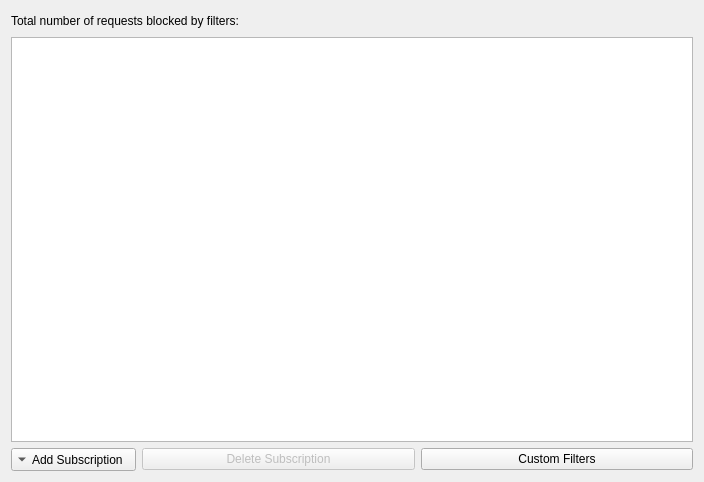
<?xml version="1.0" encoding="UTF-8"?>
<ui version="4.0">
 <class>AdBlockWidget</class>
 <widget class="QWidget" name="AdBlockWidget">
  <property name="geometry">
   <rect>
    <x>0</x>
    <y>0</y>
    <width>704</width>
    <height>482</height>
   </rect>
  </property>
  <property name="windowTitle">
   <string>Manage Ad Blocker</string>
  </property>
  <layout class="QVBoxLayout" name="verticalLayout">
   <item>
    <layout class="QHBoxLayout" name="horizontalLayout">
     <item>
      <widget class="QLabel" name="labelRequestsBlocked">
       <property name="text">
        <string>Total number of requests blocked by filters:</string>
       </property>
      </widget>
     </item>
     <item>
      <widget class="QLabel" name="labelRequestsBlockedValue">
       <property name="text">
        <string/>
       </property>
      </widget>
     </item>
     <item>
      <spacer name="horizontalSpacer">
       <property name="orientation">
        <enum>Qt::Horizontal</enum>
       </property>
       <property name="sizeHint" stdset="0">
        <size>
         <width>40</width>
         <height>20</height>
        </size>
       </property>
      </spacer>
     </item>
    </layout>
   </item>
   <item>
    <widget class="CheckableTableView" name="tableView"/>
   </item>
   <item>
    <layout class="QHBoxLayout" name="horizontalLayout_2">
     <item>
      <widget class="QToolButton" name="toolButtonAddSubscription">
       <property name="layoutDirection">
        <enum>Qt::LeftToRight</enum>
       </property>
       <property name="text">
        <string>Add Subscription</string>
       </property>
       <property name="popupMode">
        <enum>QToolButton::InstantPopup</enum>
       </property>
       <property name="toolButtonStyle">
        <enum>Qt::ToolButtonTextBesideIcon</enum>
       </property>
       <property name="arrowType">
        <enum>Qt::DownArrow</enum>
       </property>
      </widget>
     </item>
     <item>
      <widget class="QPushButton" name="pushButtonDeleteSubscription">
       <property name="enabled">
        <bool>false</bool>
       </property>
       <property name="text">
        <string>Delete Subscription</string>
       </property>
      </widget>
     </item>
     <item>
      <widget class="QPushButton" name="pushButtonCustomFilters">
       <property name="enabled">
        <bool>true</bool>
       </property>
       <property name="text">
        <string>Custom Filters</string>
       </property>
      </widget>
     </item>
    </layout>
   </item>
  </layout>
 </widget>
 <customwidgets>
  <customwidget>
   <class>CheckableTableView</class>
   <extends>QTableView</extends>
   <header>CheckableTableView.h</header>
  </customwidget>
 </customwidgets>
 <resources/>
 <connections/>
</ui>
